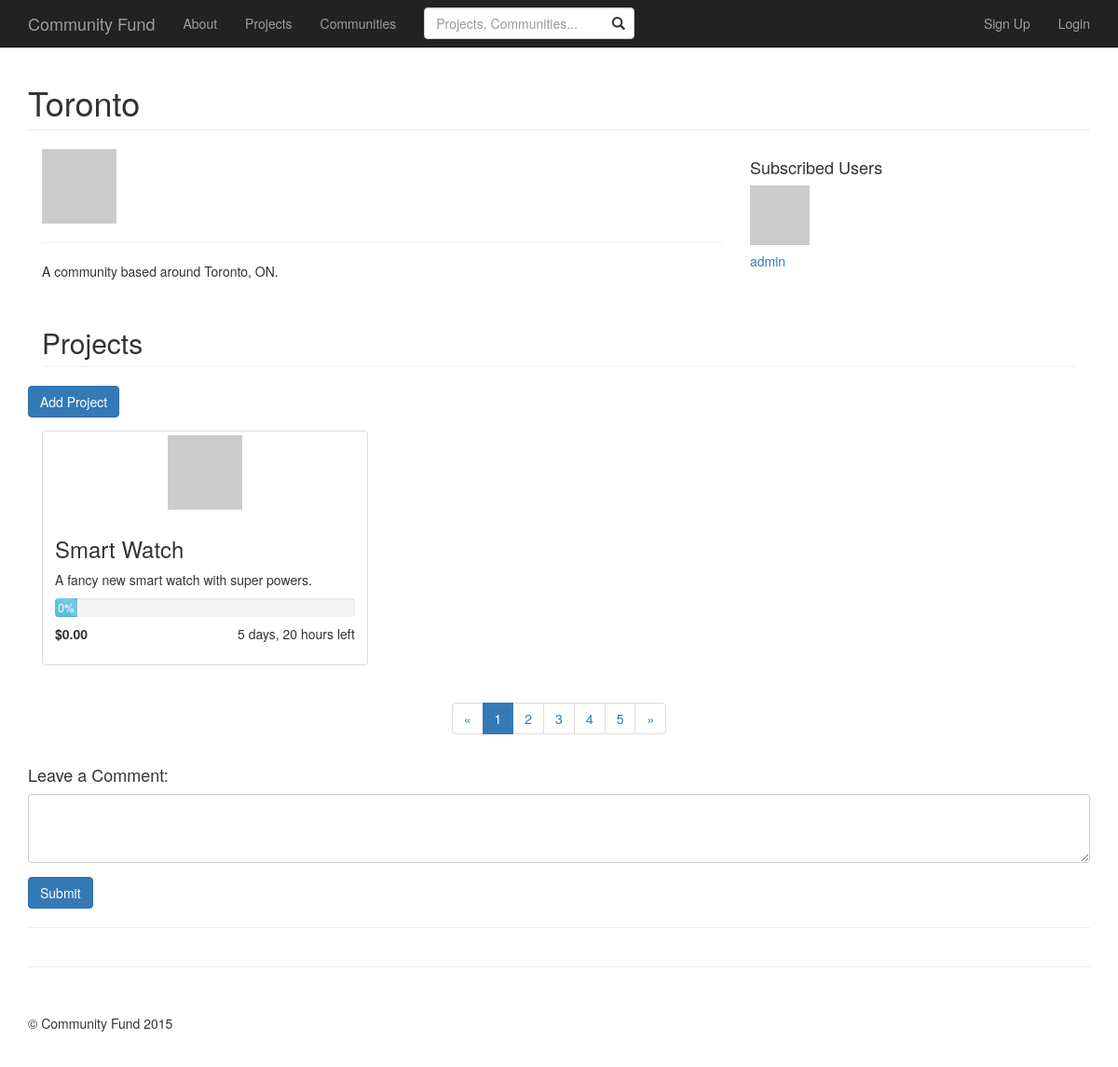
/community/1, run on the app's committed database.
### communityfund/apps/home/models.py (models this page shows, shortened)
class DatedModel(models.Model):
    created_on = models.DateTimeField(auto_now_add=True)
    modified_on = models.DateTimeField(auto_now=True)
    class Meta:
        abstract = True

class Community(DatedModel):
    creator = models.ForeignKey(User, related_name="communities_created")
    name = models.TextField(max_length=100)
    description = models.TextField(max_length=1000)
    subscribers = models.ManyToManyField(User, related_name="subscriptions")
    class Meta:
        verbose_name_plural = "Communities"

class Project(DatedModel):
    initiator = models.ForeignKey(User, related_name="projects_created")
    community = models.ForeignKey(Community, related_name="projects")
    name = models.TextField(max_length=100)
    summary = models.TextField(max_length=250)
    about = models.TextField(max_length=20000)
    goal = models.PositiveIntegerField()
    deadline = models.DateTimeField()
    @property
    def amount_funded(self):
        amount_funded = self.fundings.all().aggregate(Sum('amount'))['amount__sum']
        return amount_funded if amount_funded else 0
    @property
    def percent_funded(self):
        return round((self.amount_funded / self.goal) * 100)

### communityfund/apps/home/views.py (the view)
# urls.py: url(r'^community/(?P<community_id>\d+)/?', views.community, name='community'),
def community(request, community_id):
    return render(request, 'home/community.html', {
        'community': get_object_or_404(Community, pk=community_id),
    })

### communityfund/apps/home/templatetags/custom_tags.py (called while the page is built)
def get_next_param(context):
    request = context['request']
    if 'next' in request.GET:
        next_param = request.GET['next']
    else:
        next_param = request.path
    if next == reverse('login') or next == reverse('signup'):
        next_param = ''
    else:
        next_param = '?next=' + next_param
    return next_param

@register.inclusion_tag("fragments/link.html", name="login_link", takes_context=True)
def login_link_tag(context, *args):
    title = args[0] if len(args) != 0 else 'Login'
    return {
        'url': reverse('login') + get_next_param(context),
        'title': title
    }

@register.inclusion_tag("fragments/link.html", name="signup_link", takes_context=True)
def login_link_tag(context, *args):
    title = args[0] if len(args) != 0 else 'Sign Up'
    return {
        'url': reverse('signup') + get_next_param(context),
        'title': title
    }

@register.filter("timeleft", is_safe=False)
def timeleft_filter(value, arg=None):
    if not value:
        return ''
    try:
        return timeuntil(value, arg) + ' left'
    except (ValueError, TypeError):
        return ''

@register.filter(name='currency', is_safe=False)
def currency_filter(value):
    if value is None:
        return ''
    try:
        return locale.currency(value, grouping=True)
    except ValueError:
        try:
            return "${:,.2f}".format(value)
        except ValueError:
            return ''

### templates/home/community.html (shortened to what this page needs)
{% extends "base.html" %}
{% block content %}
  {% include 'page_heading.html' with heading=community.name %}
  <div class="row">
    <div class="col-lg-12">
      <div class="col-md-8">
        <img class="img-responsive" src="http://placehold.it/750x300&text=Community+Banner" alt="">
        <hr>
        <p>{{ community.description }}</p>
      </div>
      <div class="col-md-4">
        <h4>Subscribed Users</h4>
        <div class="row">
          {% for user in community.subscribers.all|slice:":12" %}
            <div class="col-md-4">
              <a class="User pic" href="{% url 'user' user.id %}">
                <img class="media-object" src="http://placehold.it/64x64" alt="">
                <h5>{{ user.get_full_name }}</h5></a>
            </div>
          {% endfor %}
          </div>
      </div>
    </div>
  </div>
  <div class="row">
    <div class="col-lg-12">
      <div class="col-lg-12"><h2 class="page-header">Projects</h2></div>
      <div class="row" style="margin-bottom: 1em">
        <div class="col-lg-12">
          <a class="btn btn-primary" href="#">Add Project</a>
        </div>
      </div>
      {% for project in community.projects.all|slice:":3" %}
        <div class="col-sm-6 col-md-4">
          {% include "home/fragments/project_card.html" %}
        </div>
      {% endfor %}
    </div>
  </div>
  <div class="row text-center">
    <div class="col-lg-12">
      <ul class="pagination">
        <li>
          <a href="#">&laquo;</a>
        </li>
        <li class="active">
          <a href="#">1</a>
        </li>
        <li>
          <a href="#">2</a>
        </li>
        <li>
          <a href="#">3</a>
        </li>
        <li>
          <a href="#">4</a>
        </li>
        <li>
          <a href="#">5</a>
        </li>
        <li>
          <a href="#">&raquo;</a>
        </li>
      </ul>
    </div>
  </div>
  <div class="row">
    <div class="col-lg-12">
      <h4>Leave a Comment:</h4>
      <form role="form">
        <div class="form-group">
          <textarea id="commentBox" class="form-control" rows="3"></textarea>
        </div>
        <button type="submit" class="btn btn-primary">Submit</button>
      </form>
    </div>
  </div>
  <hr>
  <div class="row">
    <div class="col-lg-12">
    </div>
  </div>
{% endblock content %}

### templates/page_heading.html
<div class="row">
  <div class="col-lg-12">
    <h1 class="page-header">{{ heading }}</h1>
  </div>
</div>

### templates/home/fragments/project_card.html
{% load custom_tags %}
<div class="thumbnail">
  <a href="{% url 'project' project.id %}">
    <img src="http://placehold.it/700x450&text=Project+Thumbnail" alt="Project Thumbnail">
    <div class="caption">
      <h3 style="text-overflow: ellipsis;">{{ project.name }}</h3>
      <p>{{ project.summary }}</p>
      <div class="progress">
        <div class="progress-bar progress-bar-info progress-bar-striped" role="progressbar" aria-valuenow="{{ project.percent_funded }}"
             aria-valuemin="0" aria-valuemax="100" style="width: {{ project.percent_funded }}%; min-width: 2em;">
          {{ project.percent_funded }}%
        </div>
      </div>
      <div class="row">
        <div class="col-md-6">
          <p class="text-left"><strong>{{ project.amount_funded|currency }}</strong></p>
        </div>
        <div class="col-md-6">
          <p class="text-right">{{ project.deadline|timeleft }}</p>
        </div>
      </div>
    </div>
  </a>
</div>

### static/css/modern-business.css (style rules this page uses)
html, body { height: 100%; }
body { padding-top: 50px; }
.progress { margin-bottom: 8px; }

### data on the page
Community: name "Toronto", description "A community based around Toronto, ON."
Project: name "Smart Watch", summary "A fancy new smart watch with super powers.", percent_funded "0", amount_funded "$0.00", deadline "5 days, 20 hours left"

### other printed values
{{ title }} "Sign Up Login"
{{ user.get_full_name }} "admin"
